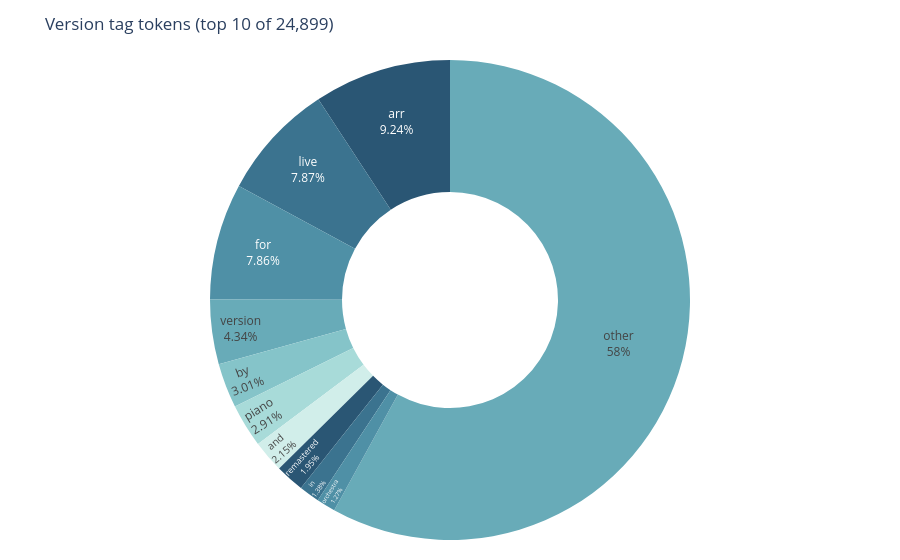

The code cell stored with this chart in its notebook:
### Code cell
plot = version_tokens.head(10).copy()
plot.loc[len(plot)] = {"token": "other", "occurrences": version_tokens["occurrences"].iloc[10:].sum()}

fig = px.pie(
    plot,
    names="token",
    values="occurrences",
    hole=0.45,
    color="token",
    color_discrete_sequence=px.colors.sequential.Teal_r * 2,
    title=f"Version tag tokens (top 10 of {len(version_tokens):,})",
)
fig.update_traces(
    textposition="inside",
    textinfo="percent+label",
    hovertemplate="%{label}<br>%{value:,} occurrences (%{percent})<extra></extra>",
)
fig.update_layout(showlegend=False, margin=dict(t=60, b=20, l=20, r=20))
fig.show()

### Figure 1 — Plotly figure (JSON) as saved in the notebook; plotly's stock layout.template omitted (floating-point values rounded to 4 significant figures)
{"data": [{"customdata": [["arr"], ["live"], ["for"], ["version"], ["by"], ["piano"], ["and"], ["remastered"], ["in"], ["orchestra"], ["other"]], "domain": {"x": [0, 1], "y": [0, 1]}, "hole": 0.45, "hovertemplate": "%{label}<br>%{value:,} occurrences (%{percent})<extra></extra>", "labels": ["arr", "live", "for", "version", "by", "piano", "and", "remastered", "in", "orchestra", "other"], "legendgroup": "", "marker": {"colors": ["rgb(42, 86, 116)", "rgb(59, 115, 143)", "rgb(79, 144, 166)", "rgb(104, 171, 184)", "rgb(133, 196, 201)", "rgb(168, 219, 217)", "rgb(209, 238, 234)", "rgb(42, 86, 116)", "rgb(59, 115, 143)", "rgb(79, 144, 166)", "rgb(104, 171, 184)"]}, "name": "", "showlegend": true, "textinfo": "percent+label", "textposition": "inside", "type": "pie", "values": [155927, 132848, 132599, 73253, 50782, 49166, 36284, 32868, 23241, 21472, 978937]}], "layout": {"legend": {"tracegroupgap": 0}, "margin": {"b": 20, "l": 20, "r": 20, "t": 60}, "piecolorway": ["rgb(42, 86, 116)", "rgb(59, 115, 143)", "rgb(79, 144, 166)", "rgb(104, 171, 184)", "rgb(133, 196, 201)", "rgb(168, 219, 217)", "rgb(209, 238, 234)", "rgb(42, 86, 116)", "rgb(59, 115, 143)", "rgb(79, 144, 166)", "rgb(104, 171, 184)", "rgb(133, 196, 201)", "rgb(168, 219, 217)", "rgb(209, 238, 234)"], "showlegend": false, "title": {"text": "Version tag tokens (top 10 of 24,899)"}}}
